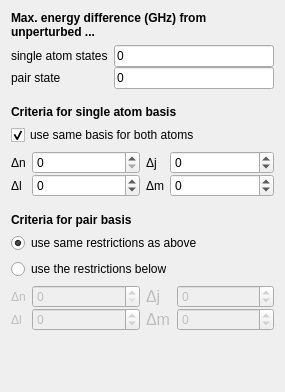
          <widget class="QWidget" name="page_3">
           <property name="geometry">
            <rect>
             <x>0</x>
             <y>0</y>
             <width>285</width>
             <height>392</height>
            </rect>
           </property>
           <attribute name="label">
            <string>Basis</string>
           </attribute>
           <layout class="QVBoxLayout" name="verticalLayout_8">
            <item>
             <widget class="QLabel" name="label_75">
              <property name="font">
               <font>
                <weight>75</weight>
                <bold>true</bold>
               </font>
              </property>
              <property name="text">
               <string>Max. energy difference (GHz) from unperturbed ...</string>
              </property>
              <property name="textFormat">
               <enum>Qt::AutoText</enum>
              </property>
              <property name="alignment">
               <set>Qt::AlignBottom|Qt::AlignLeading|Qt::AlignLeft</set>
              </property>
              <property name="wordWrap">
               <bool>true</bool>
              </property>
             </widget>
            </item>
            <item>
             <layout class="QFormLayout" name="formLayout_12">
              <property name="fieldGrowthPolicy">
               <enum>QFormLayout::ExpandingFieldsGrow</enum>
              </property>
              <property name="labelAlignment">
               <set>Qt::AlignLeading|Qt::AlignLeft|Qt::AlignVCenter</set>
              </property>
              <property name="formAlignment">
               <set>Qt::AlignLeading|Qt::AlignLeft|Qt::AlignTop</set>
              </property>
              <property name="horizontalSpacing">
               <number>6</number>
              </property>
              <property name="verticalSpacing">
               <number>0</number>
              </property>
              <item row="0" column="0">
               <widget class="QLabel" name="label_15">
                <property name="text">
                 <string>single atom states</string>
                </property>
                <property name="textFormat">
                 <enum>Qt::AutoText</enum>
                </property>
               </widget>
              </item>
              <item row="0" column="1">
               <widget class="QLineEdit" name="lineedit_system_deltaESingle">
                <property name="sizePolicy">
                 <sizepolicy hsizetype="Expanding" vsizetype="Fixed">
                  <horstretch>0</horstretch>
                  <verstretch>0</verstretch>
                 </sizepolicy>
                </property>
                <property name="statusTip">
                 <string>A value of -1 means that there are no restrictions for single atom energies.</string>
                </property>
                <property name="text">
                 <string>0</string>
                </property>
               </widget>
              </item>
              <item row="1" column="1">
               <widget class="QLineEdit" name="lineedit_system_deltaEPair">
                <property name="sizePolicy">
                 <sizepolicy hsizetype="Expanding" vsizetype="Fixed">
                  <horstretch>0</horstretch>
                  <verstretch>0</verstretch>
                 </sizepolicy>
                </property>
                <property name="statusTip">
                 <string>A value of -1 means that there are no restrictions for pair energies.</string>
                </property>
                <property name="text">
                 <string>0</string>
                </property>
               </widget>
              </item>
              <item row="1" column="0">
               <widget class="QLabel" name="label_16">
                <property name="text">
                 <string>pair state</string>
                </property>
                <property name="textFormat">
                 <enum>Qt::AutoText</enum>
                </property>
               </widget>
              </item>
             </layout>
            </item>
            <item>
             <spacer name="verticalSpacer_20">
              <property name="orientation">
               <enum>Qt::Vertical</enum>
              </property>
              <property name="sizeType">
               <enum>QSizePolicy::Fixed</enum>
              </property>
              <property name="sizeHint" stdset="0">
               <size>
                <width>20</width>
                <height>10</height>
               </size>
              </property>
             </spacer>
            </item>
            <item>
             <widget class="QLabel" name="label_64">
              <property name="font">
               <font>
                <weight>75</weight>
                <bold>true</bold>
               </font>
              </property>
              <property name="text">
               <string>Criteria for single atom basis</string>
              </property>
              <property name="textFormat">
               <enum>Qt::AutoText</enum>
              </property>
              <property name="alignment">
               <set>Qt::AlignBottom|Qt::AlignLeading|Qt::AlignLeft</set>
              </property>
              <property name="wordWrap">
               <bool>true</bool>
              </property>
             </widget>
            </item>
            <item>
             <widget class="QCheckBox" name="checkbox_system_samebasis">
              <property name="text">
               <string>use same basis for both atoms</string>
              </property>
              <property name="checked">
               <bool>true</bool>
              </property>
             </widget>
            </item>
            <item>
             <widget class="QWidget" name="widget_system_single" native="true">
              <layout class="QHBoxLayout" name="horizontalLayout_13">
               <property name="leftMargin">
                <number>0</number>
               </property>
               <property name="topMargin">
                <number>0</number>
               </property>
               <property name="rightMargin">
                <number>0</number>
               </property>
               <property name="bottomMargin">
                <number>0</number>
               </property>
               <item>
                <layout class="QFormLayout" name="formLayout_19">
                 <property name="fieldGrowthPolicy">
                  <enum>QFormLayout::ExpandingFieldsGrow</enum>
                 </property>
                 <property name="labelAlignment">
                  <set>Qt::AlignLeading|Qt::AlignLeft|Qt::AlignVCenter</set>
                 </property>
                 <property name="formAlignment">
                  <set>Qt::AlignLeading|Qt::AlignLeft|Qt::AlignTop</set>
                 </property>
                 <property name="horizontalSpacing">
                  <number>6</number>
                 </property>
                 <property name="verticalSpacing">
                  <number>0</number>
                 </property>
                 <item row="4" column="0">
                  <widget class="QLabel" name="label_36">
                   <property name="text">
                    <string>Δn</string>
                   </property>
                   <property name="textFormat">
                    <enum>Qt::AutoText</enum>
                   </property>
                  </widget>
                 </item>
                 <item row="4" column="1">
                  <widget class="QSpinBox" name="spinbox_system_deltaNSingle">
                   <property name="sizePolicy">
                    <sizepolicy hsizetype="MinimumExpanding" vsizetype="Fixed">
                     <horstretch>0</horstretch>
                     <verstretch>0</verstretch>
                    </sizepolicy>
                   </property>
                   <property name="minimumSize">
                    <size>
                     <width>0</width>
                     <height>0</height>
                    </size>
                   </property>
                   <property name="maximum">
                    <number>999</number>
                   </property>
                   <property name="value">
                    <number>0</number>
                   </property>
                  </widget>
                 </item>
                 <item row="5" column="0">
                  <widget class="QLabel" name="label_45">
                   <property name="text">
                    <string>Δl</string>
                   </property>
                   <property name="textFormat">
                    <enum>Qt::AutoText</enum>
                   </property>
                  </widget>
                 </item>
                 <item row="5" column="1">
                  <widget class="QSpinBox" name="spinbox_system_deltaLSingle">
                   <property name="sizePolicy">
                    <sizepolicy hsizetype="MinimumExpanding" vsizetype="Fixed">
                     <horstretch>0</horstretch>
                     <verstretch>0</verstretch>
                    </sizepolicy>
                   </property>
                   <property name="minimumSize">
                    <size>
                     <width>0</width>
                     <height>0</height>
                    </size>
                   </property>
                   <property name="statusTip">
                    <string>A value of -1 means that there are no restrictions for the l quantum number.</string>
                   </property>
                   <property name="minimum">
                    <number>-1</number>
                   </property>
                   <property name="maximum">
                    <number>999</number>
                   </property>
                   <property name="value">
                    <number>0</number>
                   </property>
                  </widget>
                 </item>
                </layout>
               </item>
               <item>
                <layout class="QFormLayout" name="formLayout_20">
                 <property name="fieldGrowthPolicy">
                  <enum>QFormLayout::ExpandingFieldsGrow</enum>
                 </property>
                 <property name="labelAlignment">
                  <set>Qt::AlignLeading|Qt::AlignLeft|Qt::AlignVCenter</set>
                 </property>
                 <property name="formAlignment">
                  <set>Qt::AlignLeading|Qt::AlignLeft|Qt::AlignTop</set>
                 </property>
                 <property name="verticalSpacing">
                  <number>0</number>
                 </property>
                 <item row="4" column="0">
                  <widget class="QLabel" name="label_50">
                   <property name="text">
                    <string>Δj</string>
                   </property>
                   <property name="textFormat">
                    <enum>Qt::AutoText</enum>
                   </property>
                  </widget>
                 </item>
                 <item row="4" column="1">
                  <widget class="QSpinBox" name="spinbox_system_deltaJSingle">
                   <property name="sizePolicy">
                    <sizepolicy hsizetype="MinimumExpanding" vsizetype="Fixed">
                     <horstretch>0</horstretch>
                     <verstretch>0</verstretch>
                    </sizepolicy>
                   </property>
                   <property name="minimumSize">
                    <size>
                     <width>0</width>
                     <height>0</height>
                    </size>
                   </property>
                   <property name="statusTip">
                    <string>A value of -1 means that there are no restrictions for the j quantum number.</string>
                   </property>
                   <property name="minimum">
                    <number>-1</number>
                   </property>
                   <property name="maximum">
                    <number>999</number>
                   </property>
                   <property name="value">
                    <number>0</number>
                   </property>
                  </widget>
                 </item>
                 <item row="5" column="0">
                  <widget class="QLabel" name="label_57">
                   <property name="text">
                    <string>Δm</string>
                   </property>
                   <property name="textFormat">
                    <enum>Qt::AutoText</enum>
                   </property>
                  </widget>
                 </item>
                 <item row="5" column="1">
                  <widget class="QSpinBox" name="spinbox_system_deltaMSingle">
                   <property name="sizePolicy">
                    <sizepolicy hsizetype="MinimumExpanding" vsizetype="Fixed">
                     <horstretch>0</horstretch>
                     <verstretch>0</verstretch>
                    </sizepolicy>
                   </property>
                   <property name="minimumSize">
                    <size>
                     <width>0</width>
                     <height>0</height>
                    </size>
                   </property>
                   <property name="statusTip">
                    <string>A value of -1 means that there are no restrictions for the m quantum number.</string>
                   </property>
                   <property name="minimum">
                    <number>-1</number>
                   </property>
                   <property name="maximum">
                    <number>999</number>
                   </property>
                   <property name="value">
                    <number>0</number>
                   </property>
                  </widget>
                 </item>
                </layout>
               </item>
              </layout>
             </widget>
            </item>
            <item>
             <spacer name="verticalSpacer_19">
              <property name="orientation">
               <enum>Qt::Vertical</enum>
              </property>
              <property name="sizeType">
               <enum>QSizePolicy::Fixed</enum>
              </property>
              <property name="sizeHint" stdset="0">
               <size>
                <width>20</width>
                <height>10</height>
               </size>
              </property>
             </spacer>
            </item>
            <item>
             <widget class="QLabel" name="label_65">
              <property name="font">
               <font>
                <weight>75</weight>
                <bold>true</bold>
               </font>
              </property>
              <property name="text">
               <string>Criteria for pair basis</string>
              </property>
              <property name="textFormat">
               <enum>Qt::AutoText</enum>
              </property>
              <property name="alignment">
               <set>Qt::AlignBottom|Qt::AlignLeading|Qt::AlignLeft</set>
              </property>
              <property name="wordWrap">
               <bool>true</bool>
              </property>
             </widget>
            </item>
            <item>
             <widget class="QRadioButton" name="radiobutton_system_pairbasisSame">
              <property name="text">
               <string>use same restrictions as above</string>
              </property>
              <property name="checked">
               <bool>true</bool>
              </property>
             </widget>
            </item>
            <item>
             <widget class="QRadioButton" name="radiobutton_system_pairbasisDefined">
              <property name="text">
               <string>use the restrictions below</string>
              </property>
             </widget>
            </item>
            <item>
             <widget class="QWidget" name="widget_system_pair" native="true">
              <property name="enabled">
               <bool>false</bool>
              </property>
              <layout class="QHBoxLayout" name="horizontalLayout_14">
               <property name="leftMargin">
                <number>0</number>
               </property>
               <property name="topMargin">
                <number>0</number>
               </property>
               <property name="rightMargin">
                <number>0</number>
               </property>
               <property name="bottomMargin">
                <number>0</number>
               </property>
               <item>
                <layout class="QFormLayout" name="formLayout_21">
                 <property name="fieldGrowthPolicy">
                  <enum>QFormLayout::ExpandingFieldsGrow</enum>
                 </property>
                 <property name="labelAlignment">
                  <set>Qt::AlignLeading|Qt::AlignLeft|Qt::AlignVCenter</set>
                 </property>
                 <property name="formAlignment">
                  <set>Qt::AlignLeading|Qt::AlignLeft|Qt::AlignTop</set>
                 </property>
                 <property name="horizontalSpacing">
                  <number>6</number>
                 </property>
                 <property name="verticalSpacing">
                  <number>0</number>
                 </property>
                 <item row="4" column="0">
                  <widget class="QLabel" name="label_58">
                   <property name="text">
                    <string>Δn</string>
                   </property>
                   <property name="textFormat">
                    <enum>Qt::AutoText</enum>
                   </property>
                  </widget>
                 </item>
                 <item row="4" column="1">
                  <widget class="QSpinBox" name="spinbox_system_deltaNPair">
                   <property name="sizePolicy">
                    <sizepolicy hsizetype="MinimumExpanding" vsizetype="Fixed">
                     <horstretch>0</horstretch>
                     <verstretch>0</verstretch>
                    </sizepolicy>
                   </property>
                   <property name="minimumSize">
                    <size>
                     <width>0</width>
                     <height>0</height>
                    </size>
                   </property>
                   <property name="maximum">
                    <number>999</number>
                   </property>
                   <property name="value">
                    <number>0</number>
                   </property>
                  </widget>
                 </item>
                 <item row="5" column="0">
                  <widget class="QLabel" name="label_72">
                   <property name="text">
                    <string>Δl</string>
                   </property>
                   <property name="textFormat">
                    <enum>Qt::AutoText</enum>
                   </property>
                  </widget>
                 </item>
                 <item row="5" column="1">
                  <widget class="QSpinBox" name="spinbox_system_deltaLPair">
                   <property name="sizePolicy">
                    <sizepolicy hsizetype="MinimumExpanding" vsizetype="Fixed">
                     <horstretch>0</horstretch>
                     <verstretch>0</verstretch>
                    </sizepolicy>
                   </property>
                   <property name="minimumSize">
                    <size>
                     <width>0</width>
                     <height>0</height>
                    </size>
                   </property>
                   <property name="statusTip">
                    <string>A value of -1 means that there are no restrictions for the l quantum number.</string>
                   </property>
                   <property name="minimum">
                    <number>-1</number>
                   </property>
                   <property name="maximum">
                    <number>999</number>
                   </property>
                   <property name="value">
                    <number>0</number>
                   </property>
                  </widget>
                 </item>
                </layout>
               </item>
               <item>
                <layout class="QFormLayout" name="formLayout_27">
                 <property name="fieldGrowthPolicy">
                  <enum>QFormLayout::ExpandingFieldsGrow</enum>
                 </property>
                 <property name="labelAlignment">
                  <set>Qt::AlignLeading|Qt::AlignLeft|Qt::AlignVCenter</set>
                 </property>
                 <property name="formAlignment">
                  <set>Qt::AlignLeading|Qt::AlignLeft|Qt::AlignTop</set>
                 </property>
                 <property name="verticalSpacing">
                  <number>0</number>
                 </property>
                 <item row="4" column="0">
                  <widget class="QLabel" name="label_73">
                   <property name="font">
                    <font>
                     <pointsize>12</pointsize>
                    </font>
                   </property>
                   <property name="text">
                    <string>Δj</string>
                   </property>
                   <property name="textFormat">
                    <enum>Qt::AutoText</enum>
                   </property>
                  </widget>
                 </item>
                 <item row="4" column="1">
                  <widget class="QSpinBox" name="spinbox_system_deltaJPair">
                   <property name="sizePolicy">
                    <sizepolicy hsizetype="MinimumExpanding" vsizetype="Fixed">
                     <horstretch>0</horstretch>
                     <verstretch>0</verstretch>
                    </sizepolicy>
                   </property>
                   <property name="minimumSize">
                    <size>
                     <width>0</width>
                     <height>0</height>
                    </size>
                   </property>
                   <property name="statusTip">
                    <string>A value of -1 means that there are no restrictions for the j quantum number.</string>
                   </property>
                   <property name="minimum">
                    <number>-1</number>
                   </property>
                   <property name="maximum">
                    <number>999</number>
                   </property>
                   <property name="value">
                    <number>0</number>
                   </property>
                  </widget>
                 </item>
                 <item row="5" column="0">
                  <widget class="QLabel" name="label_74">
                   <property name="font">
                    <font>
                     <pointsize>12</pointsize>
                    </font>
                   </property>
                   <property name="text">
                    <string>Δm</string>
                   </property>
                   <property name="textFormat">
                    <enum>Qt::AutoText</enum>
                   </property>
                  </widget>
                 </item>
                 <item row="5" column="1">
                  <widget class="QSpinBox" name="spinbox_system_deltaMPair">
                   <property name="sizePolicy">
                    <sizepolicy hsizetype="MinimumExpanding" vsizetype="Fixed">
                     <horstretch>0</horstretch>
                     <verstretch>0</verstretch>
                    </sizepolicy>
                   </property>
                   <property name="minimumSize">
                    <size>
                     <width>0</width>
                     <height>0</height>
                    </size>
                   </property>
                   <property name="statusTip">
                    <string>A value of -1 means that there are no restrictions for the m quantum number.</string>
                   </property>
                   <property name="minimum">
                    <number>-1</number>
                   </property>
                   <property name="maximum">
                    <number>999</number>
                   </property>
                   <property name="value">
                    <number>0</number>
                   </property>
                  </widget>
                 </item>
                </layout>
               </item>
              </layout>
             </widget>
            </item>
            <item>
             <spacer name="verticalSpacer_18">
              <property name="orientation">
               <enum>Qt::Vertical</enum>
              </property>
              <property name="sizeType">
               <enum>QSizePolicy::Expanding</enum>
              </property>
              <property name="sizeHint" stdset="0">
               <size>
                <width>20</width>
                <height>0</height>
               </size>
              </property>
             </spacer>
            </item>
           </layout>
          </widget>
